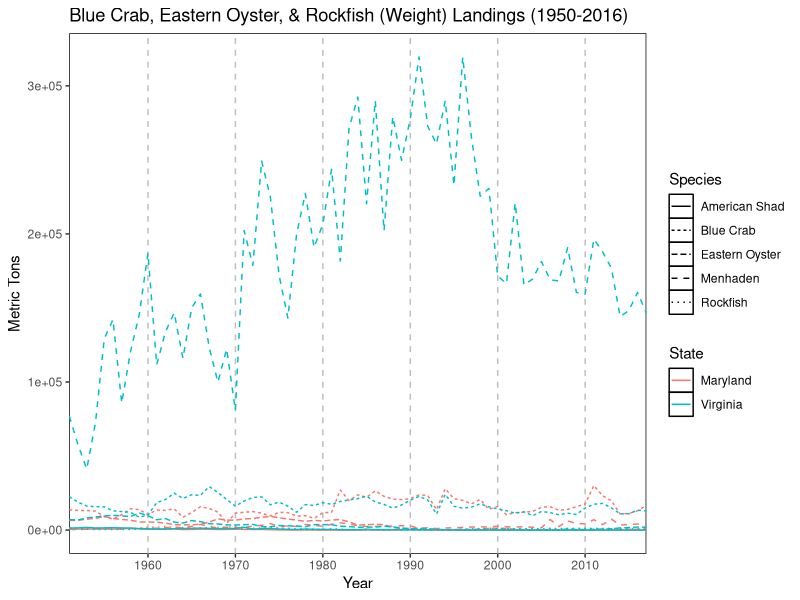
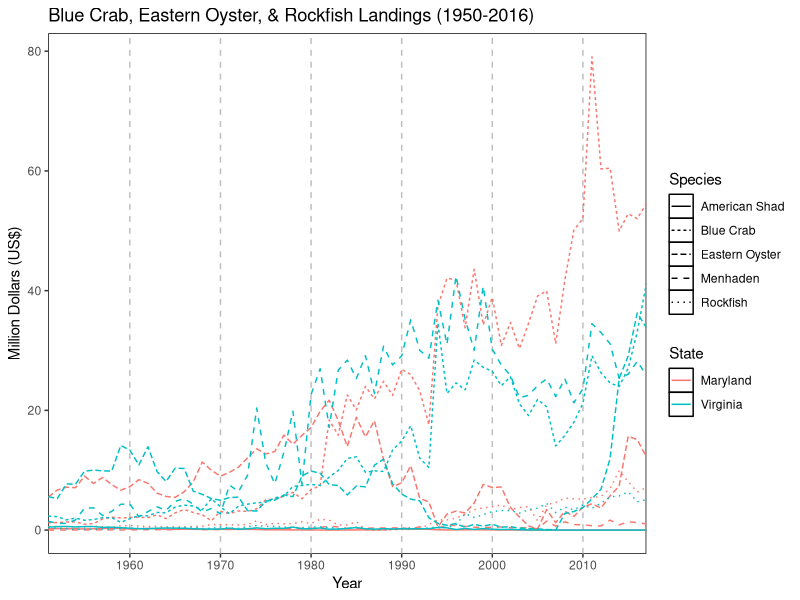
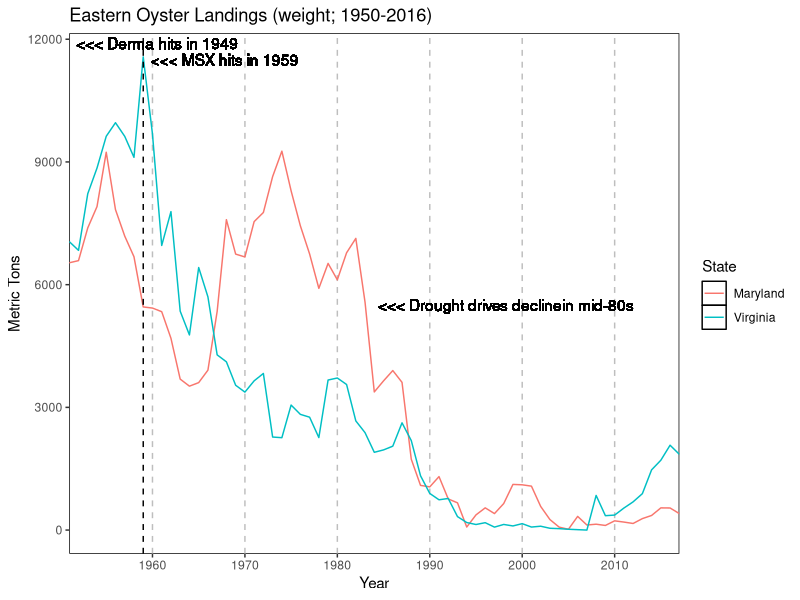
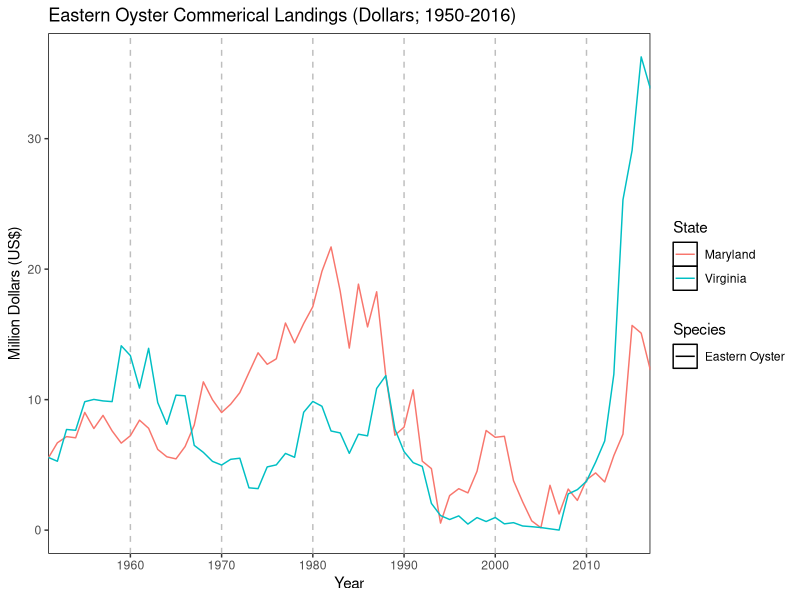
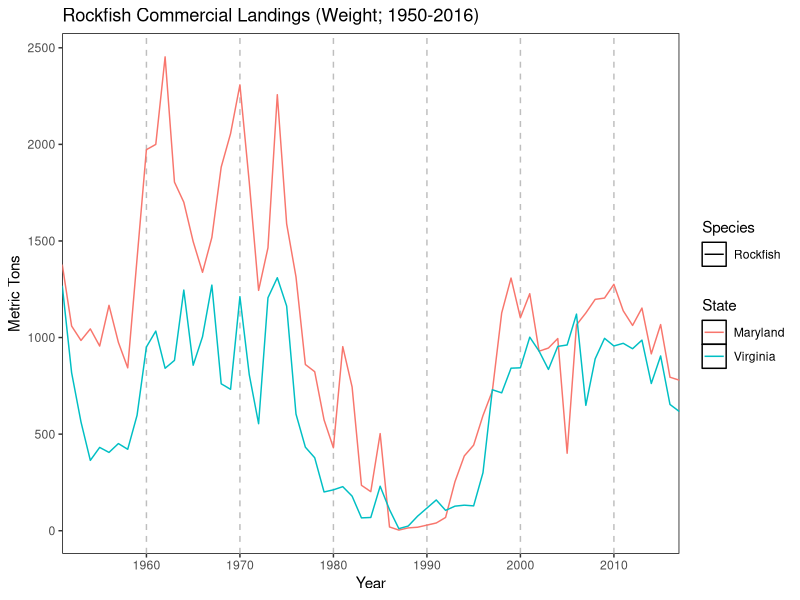
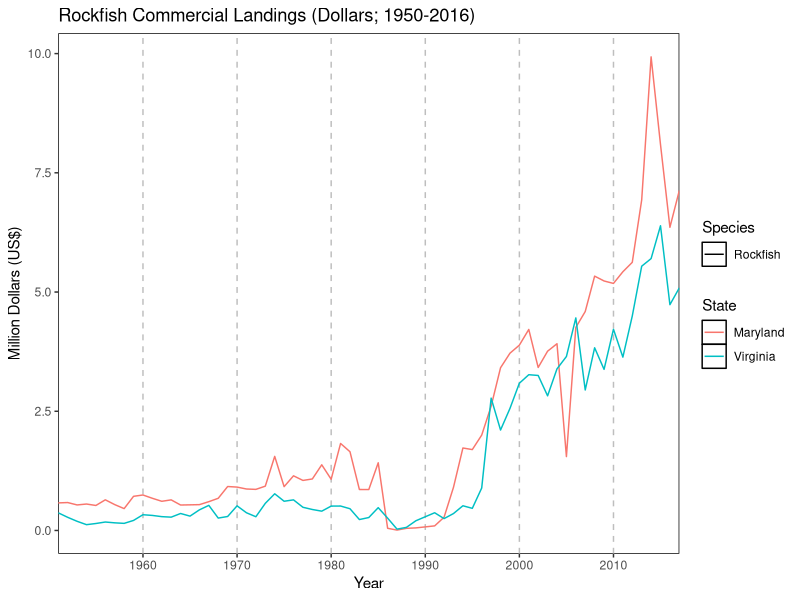
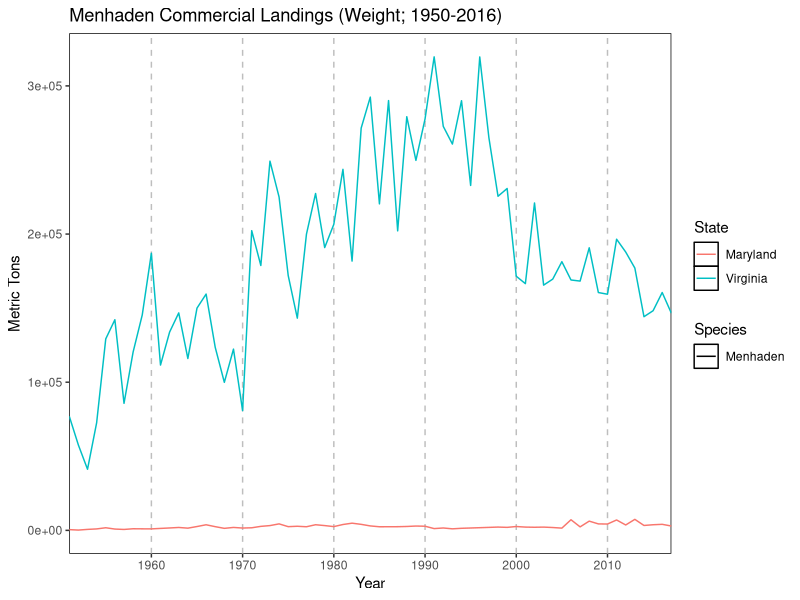
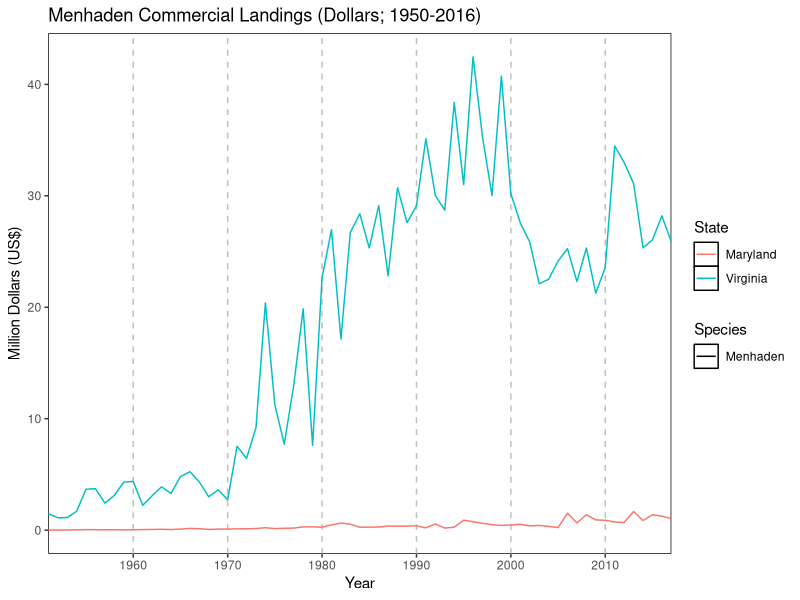

Generate these figures, in order, with R:
rm(list=ls())

library(tidyverse)
library(lubridate)

bc <- read.csv('data/landings_bluecrab.csv', skip = 4, stringsAsFactors = FALSE) %>%
  rename(USdollars = X.) %>%
  mutate(Year = as.Date(ISOdate(Year, 12, 31)),
         State = as.character(State),
         Metric.Tons = as.numeric(Metric.Tons),
         Pounds = as.numeric(Pounds),
         USdollars = as.numeric(USdollars)) %>%
  group_by(Year) %>%
  group_by(State, add = TRUE) %>%
  summarise(metric_tons = sum(Metric.Tons), 
            pounds = sum(Pounds),
            dollars = sum(USdollars)) %>%
  mutate(Species = 'Blue Crab')

eo <- read.csv('data/landings_easternoyster.csv', skip = 4, stringsAsFactors = FALSE) %>%
  rename(USdollars = X.) %>%
  mutate(Year = as.Date(ISOdate(Year, 12, 31)),
         State = as.character(State),
         Metric.Tons = as.numeric(Metric.Tons),
         Pounds = as.numeric(Pounds),
         USdollars = as.numeric(USdollars)) %>%
  group_by(Year, State) %>%
  summarise(metric_tons = sum(Metric.Tons), 
            pounds = sum(Pounds),
            dollars = sum(USdollars)) %>%
  mutate(Species = 'Eastern Oyster')

rf <- read.csv('data/landings_rockfish.csv', skip = 4, stringsAsFactors = FALSE) %>%
  rename(USdollars = X.) %>%
  mutate(Year = as.Date(ISOdate(Year, 12, 31)),
         State = as.character(State),
         Metric.Tons = as.numeric(Metric.Tons),
         Pounds = as.numeric(Pounds),
         USdollars = as.numeric(USdollars)) %>%
  group_by(Year, State) %>%
  summarise(metric_tons = sum(Metric.Tons), 
            pounds = sum(Pounds),
            dollars = sum(USdollars)) %>%
  mutate(Species = 'Rockfish')

mh <- read.csv('data/landings_menhaden.csv', skip = 4, stringsAsFactors = FALSE) %>%
  rename(USdollars = X.) %>%
  mutate(Year = as.Date(ISOdate(Year, 12, 31)),
         State = as.character(State),
         Metric.Tons = as.numeric(Metric.Tons),
         Pounds = as.numeric(Pounds),
         USdollars = as.numeric(USdollars)) %>%
  group_by(Year, State) %>%
  summarise(metric_tons = sum(Metric.Tons), 
            pounds = sum(Pounds),
            dollars = sum(USdollars)) %>%
  mutate(Species = 'Menhaden')

as <- read.csv('data/landings_shad.csv', skip = 4, stringsAsFactors = FALSE) %>%
  rename(USdollars = X.) %>%
  mutate(Year = as.Date(ISOdate(Year, 12, 31)),
         State = as.character(State),
         Metric.Tons = as.numeric(Metric.Tons),
         Pounds = as.numeric(Pounds),
         USdollars = as.numeric(USdollars)) %>%
  group_by(Year, State) %>%
  summarise(metric_tons = sum(Metric.Tons), 
            pounds = sum(Pounds),
            dollars = sum(USdollars)) %>%
  mutate(Species = 'American Shad')

dat <- rbind(bc, eo, rf, mh, as)



############################################
## BAY (Rockfish, Oyster, & Crabs)
############################################

fig <- ggplot(filter(dat, State %in% c('Maryland', 'Virginia'))) +
  geom_line(aes(Year, metric_tons, color = State, linetype = Species)) + 
  # geom_point(aes(Year, metric_tons, color = State, shape = Species)) +
  scale_x_date(name = 'Year',
               date_breaks = '10 years',
               date_labels = '%Y',
               expand = c(0,0)) +
  scale_y_continuous(name = 'Metric Tons') +
  ggtitle('Blue Crab, Eastern Oyster, & Rockfish (Weight) Landings (1950-2016)') +
  theme(panel.background = element_rect(fill = 'white', color = 'black'),
        panel.grid.major.x = element_line(color = 'grey', linetype = 'dashed'),
        panel.grid.major.y = element_blank(),
        panel.grid.minor = element_blank())
fig

tiff('figures/landings.tiff', height = 7, width = 10, units = 'in', res = 300, compression = 'lzw')
fig
dev.off()

## BAY plot US dollars 
fig <- ggplot(filter(dat, State %in% c('Maryland', 'Virginia'))) +
  geom_line(aes(Year, dollars/1000000, color = State, linetype = Species)) + 
  scale_x_date(name = 'Year',
               date_breaks = '10 years',
               date_labels = '%Y',
               expand = c(0,0)) +
  scale_y_continuous(name = 'Million Dollars (US$)') +
  ggtitle('Blue Crab, Eastern Oyster, & Rockfish Landings (1950-2016)') +
  theme(panel.background = element_rect(fill = 'white', color = 'black'),
        panel.grid.major.x = element_line(color = 'grey', linetype = 'dashed'),
        panel.grid.major.y = element_blank(),
        panel.grid.minor = element_blank())
fig

tiff('figures/dollars.tiff', height = 7, width = 10, units = 'in', res = 300, compression = 'lzw')
fig
dev.off()



######################
## OYSTER
######################

fig <- ggplot(filter(dat, State %in% c('Maryland', 'Virginia'), Species == 'Eastern Oyster')) +
  geom_line(aes(Year, metric_tons, color = State)) + 
  # geom_line(aes(Year, filter(dat$metric_tons, State == 'Maryland', Species == 'Eastern Oyster'))) + 
  # geom_point(aes(Year, metric_tons, color = State, shape = Species)) +
  geom_vline(xintercept = as.Date('1959-01-01'), linetype = 'dashed') +
  geom_text(x = as.Date('1950-01-01'), y = 11900, label = '<<< Derma hits in 1949',
            hjust = -0.1) +
  geom_text(x = as.Date('1959-01-01'), y = 11500, label = '<<< MSX hits in 1959',
            hjust = -0.05) +
  geom_text(x = as.Date('1983-01-01'), y = 5500, label = '<<< Drought drives declinein mid-80s',
            hjust = -0.05) +
  scale_x_date(name = 'Year',
               date_breaks = '10 years',
               date_labels = '%Y',
               expand = c(0,0)) +
  scale_y_continuous(name = 'Metric Tons') +
  ggtitle('Eastern Oyster Landings (weight; 1950-2016)') +
  theme(panel.background = element_rect(fill = 'white', color = 'black'),
        panel.grid.major.x = element_line(color = 'grey', linetype = 'dashed'),
        panel.grid.major.y = element_blank(),
        panel.grid.minor = element_blank())
fig

tiff('figures/oyster_landings.tiff', height = 7, width = 10, units = 'in', res = 300, compression = 'lzw')
fig
dev.off()

## plot US dollars
fig <- ggplot(filter(dat, State %in% c('Maryland', 'Virginia'), Species == 'Eastern Oyster')) +
  # geom_line(aes(Year, dollars/1000000, linetype = Species)) + 
  geom_line(aes(Year, dollars/1000000, color = State, linetype = Species)) + 
  scale_x_date(name = 'Year',
               date_breaks = '10 years',
               date_labels = '%Y',
               expand = c(0,0)) +
  scale_y_continuous(name = 'Million Dollars (US$)') +
  ggtitle('Eastern Oyster Commerical Landings (Dollars; 1950-2016)') +
  theme(panel.background = element_rect(fill = 'white', color = 'black'),
        panel.grid.major.x = element_line(color = 'grey', linetype = 'dashed'),
        panel.grid.major.y = element_blank(),
        panel.grid.minor = element_blank())
fig

tiff('figures/oysters_dollars.tiff', height = 7, width = 10, units = 'in', res = 300, compression = 'lzw')
fig
dev.off()



######################
## ROCKFISH
######################

fig <- ggplot(filter(dat, State %in% c('Maryland', 'Virginia'), Species == 'Rockfish')) +
  geom_line(aes(Year, metric_tons, color = State, linetype = Species)) + 
  # geom_point(aes(Year, metric_tons, color = State, shape = Species)) +
  scale_x_date(name = 'Year',
               date_breaks = '10 years',
               date_labels = '%Y',
               expand = c(0,0)) +
  scale_y_continuous('Metric Tons') +
  ggtitle('Rockfish Commercial Landings (Weight; 1950-2016)') +
  theme(panel.background = element_rect(fill = 'white', color = 'black'),
        panel.grid.major.x = element_line(color = 'grey', linetype = 'dashed'),
        panel.grid.major.y = element_blank(),
        panel.grid.minor = element_blank())
fig

tiff('figures/rockfish_landings.tiff', height = 7, width = 10, units = 'in', res = 300, compression = 'lzw')
fig
dev.off()

## plot US dollars
fig <- ggplot(filter(dat, State %in% c('Maryland', 'Virginia'), Species == 'Rockfish')) +
  # geom_line(aes(Year, dollars/1000000, linetype = Species)) + 
  geom_line(aes(Year, dollars/1000000, color = State, linetype = Species)) + 
  scale_x_date(name = 'Year',
               date_breaks = '10 years',
               date_labels = '%Y',
               expand = c(0,0)) +
  scale_y_continuous(name = 'Million Dollars (US$)') +
  ggtitle('Rockfish Commercial Landings (Dollars; 1950-2016)') +
  theme(panel.background = element_rect(fill = 'white', color = 'black'),
        panel.grid.major.x = element_line(color = 'grey', linetype = 'dashed'),
        panel.grid.major.y = element_blank(),
        panel.grid.minor = element_blank())
fig

tiff('figures/rockfish_dollars.tiff', height = 7, width = 10, units = 'in', res = 300, compression = 'lzw')
fig
dev.off()



######################
## MENHADEN
######################

fig <- ggplot(filter(dat, State %in% c('Maryland', 'Virginia'), Species == 'Menhaden')) +
  geom_line(aes(Year, metric_tons, color = State, linetype = Species)) + 
  # geom_point(aes(Year, metric_tons, color = State, shape = Species)) +
  scale_x_date(name = 'Year',
               date_breaks = '10 years',
               date_labels = '%Y',
               expand = c(0,0)) +
  scale_y_continuous('Metric Tons') +
  ggtitle('Menhaden Commercial Landings (Weight; 1950-2016)') +
  theme(panel.background = element_rect(fill = 'white', color = 'black'),
        panel.grid.major.x = element_line(color = 'grey', linetype = 'dashed'),
        panel.grid.major.y = element_blank(),
        panel.grid.minor = element_blank())
fig

tiff('figures/menhaden_landings.tiff', height = 7, width = 10, units = 'in', res = 300, compression = 'lzw')
fig
dev.off()

## plot US dollars
fig <- ggplot(filter(dat, State %in% c('Maryland', 'Virginia'), Species == 'Menhaden')) +
  # geom_line(aes(Year, dollars/1000000, linetype = Species)) + 
  geom_line(aes(Year, dollars/1000000, color = State, linetype = Species)) + 
  scale_x_date(name = 'Year',
               date_breaks = '10 years',
               date_labels = '%Y',
               expand = c(0,0)) +
  scale_y_continuous(name = 'Million Dollars (US$)') +
  ggtitle('Menhaden Commercial Landings (Dollars; 1950-2016)') +
  theme(panel.background = element_rect(fill = 'white', color = 'black'),
        panel.grid.major.x = element_line(color = 'grey', linetype = 'dashed'),
        panel.grid.major.y = element_blank(),
        panel.grid.minor = element_blank())
fig

tiff('figures/menhaden_dollars.tiff', height = 7, width = 10, units = 'in', res = 300, compression = 'lzw')
fig
dev.off()


######################
## AMERICAN SHAD
######################

fig <- ggplot(filter(dat, State %in% c('Maryland', 'Virginia'), Species == 'American Shad')) +
  geom_line(aes(Year, metric_tons, color = State, linetype = Species)) + 
  # geom_point(aes(Year, metric_tons, color = State, shape = Species)) +
  scale_x_date(name = 'Year',
               date_breaks = '10 years',
               date_labels = '%Y',
               expand = c(0,0)) +
  scale_y_continuous('Metric Tons') +
  ggtitle('American Shad Commercial Landings (Weight; 1950-2016)') +
  theme(panel.background = element_rect(fill = 'white', color = 'black'),
        panel.grid.major.x = element_line(color = 'grey', linetype = 'dashed'),
        panel.grid.major.y = element_blank(),
        panel.grid.minor = element_blank())
fig

tiff('figures/shad_landings.tiff', height = 7, width = 10, units = 'in', res = 300, compression = 'lzw')
fig
dev.off()

## plot US dollars
fig <- ggplot(filter(dat, State %in% c('Maryland', 'Virginia'), Species == 'American Shad')) +
  # geom_line(aes(Year, dollars/1000000, linetype = Species)) + 
  geom_line(aes(Year, dollars/1000000, color = State, linetype = Species)) + 
  scale_x_date(name = 'Year',
               date_breaks = '10 years',
               date_labels = '%Y',
               expand = c(0,0)) +
  scale_y_continuous(name = 'Million Dollars (US$)') +
  ggtitle('American Shad Commercial Landings (Dollars; 1950-2016)') +
  theme(panel.background = element_rect(fill = 'white', color = 'black'),
        panel.grid.major.x = element_line(color = 'grey', linetype = 'dashed'),
        panel.grid.major.y = element_blank(),
        panel.grid.minor = element_blank())
fig

tiff('figures/shad_dollars.tiff', height = 7, width = 10, units = 'in', res = 300, compression = 'lzw')
fig
dev.off()
